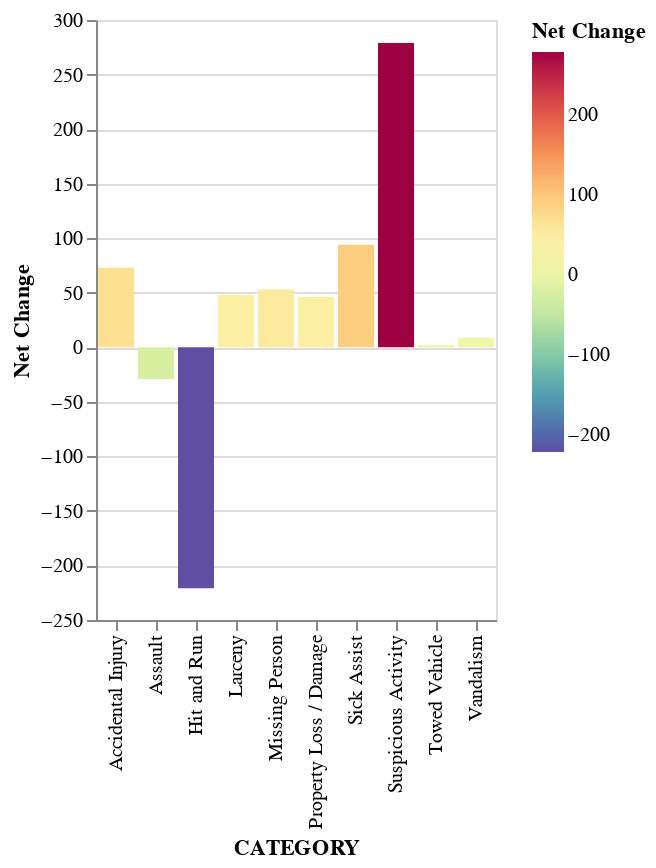

Notebook code cell kept with this figure:
### Code cell
alt.Chart(usable_data).mark_bar(point=False).encode(
    x='CATEGORY', y='Net Change', color = alt.Color('Net Change', scale=alt.Scale(scheme="spectral", reverse=True))
)

### Figure 1 — Vega-Lite specification as saved in the notebook (floating-point values rounded to 4 significant figures)
{"config": {"view": {"continuousWidth": 300, "continuousHeight": 300}}, "data": {"name": "data-f5fc02e400ef69a477eb4f8b4ecfd7d2"}, "mark": {"type": "bar", "point": false}, "encoding": {"color": {"field": "Net Change", "scale": {"reverse": true, "scheme": "spectral"}, "type": "quantitative"}, "x": {"field": "CATEGORY", "type": "nominal"}, "y": {"field": "Net Change", "type": "quantitative"}}, "$schema": "https://vega.github.io/schema/vega-lite/v5.6.1.json", "datasets": {"data-f5fc02e400ef69a477eb4f8b4ecfd7d2": [{"CATEGORY": "Suspicious Activity", "Roxbury 2021": 1412.0, "Roxbury 2022": 1691.0, "Fenway 2021": 1227.0, "Fenway 2022": 1369.0, "Net Change": 279.0}, {"CATEGORY": "Sick Assist", "Roxbury 2021": 975.0, "Roxbury 2022": 1069.0, "Fenway 2021": 1123.0, "Fenway 2022": 1031.0, "Net Change": 94.0}, {"CATEGORY": "Accidental Injury", "Roxbury 2021": 936.0, "Roxbury 2022": 1009.0, "Fenway 2021": 516.0, "Fenway 2022": 585.0, "Net Change": 73.0}, {"CATEGORY": "Larceny", "Roxbury 2021": 853.0, "Roxbury 2022": 901.0, "Fenway 2021": 1963.0, "Fenway 2022": 1807.0, "Net Change": 48.0}, {"CATEGORY": "Hit and Run", "Roxbury 2021": 898.0, "Roxbury 2022": 677.0, "Fenway 2021": 409.0, "Fenway 2022": 480.0, "Net Change": -221.0}, {"CATEGORY": "Assault", "Roxbury 2021": 624.0, "Roxbury 2022": 595.0, "Fenway 2021": 581.0, "Fenway 2022": 643.0, "Net Change": -29.0}, {"CATEGORY": "Vandalism", "Roxbury 2021": 460.0, "Roxbury 2022": 469.0, "Fenway 2021": 421.0, "Fenway 2022": 319.0, "Net Change": 9.0}, {"CATEGORY": "Towed Vehicle", "Roxbury 2021": 352.0, "Roxbury 2022": 354.0, "Fenway 2021": 340.0, "Fenway 2022": 376.0, "Net Change": 2.0}, {"CATEGORY": "Property Loss / Damage", "Roxbury 2021": 295.0, "Roxbury 2022": 341.0, "Fenway 2021": 492.0, "Fenway 2022": 698.0, "Net Change": 46.0}, {"CATEGORY": "Missing Person", "Roxbury 2021": 262.0, "Roxbury 2022": 315.0, "Fenway 2021": 126.0, "Fenway 2022": 125.0, "Net Change": 53.0}]}}
